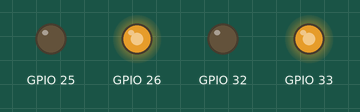
Simulated run of this sketch. Board: ESP32. Shown: output pins drawn as LEDs (lit = HIGH).

Above: at 0.05 s.
At 7.45 s:
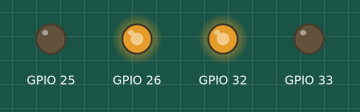
At 14.95 s:
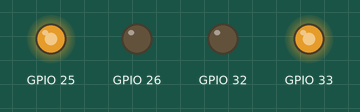
Timing chart, 0 to 19.5 s (numbered marks = the images above):
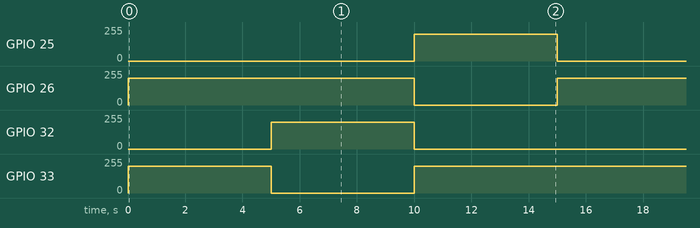

Measured:
- by itself, GPIO 25, GPIO 32: alternates 199/255 for 5.0 s and 0/255 for 10.0 s
- by itself, GPIO 26: alternates 199/255 for 10.0 s and 0/255 for 5.0 s
- by itself, GPIO 33: repeats every 15.0 s: 0/255 5.0 s, 199/255 10.0 s

The sketch:

motor.ino
```cpp
void setup() {
  Serial.begin(115200);
  ledcSetup(0, 490, 8);
  ledcSetup(1, 490, 8);
  ledcSetup(2, 490, 8);
  ledcSetup(3, 490, 8);

  ledcAttachPin(32, 0);
  ledcAttachPin(33, 1);
  ledcAttachPin(26, 2);
  ledcAttachPin(25, 3);

}

void loop() {

  forward();
  delay(5000);
  rotating();
  delay(5000);
  reverse_rotating();
  delay(5000);

}

//前進
void forward(){
  ledcWrite(0, 0); //channel, duty
  ledcWrite(1, 200);
  ledcWrite(2, 200);
  ledcWrite(3, 0);
}

//回転
void rotating(){
  ledcWrite(0, 200);
  ledcWrite(1, 0);
  ledcWrite(2, 200);
  ledcWrite(3, 0);
}
//反回転
void reverse_rotating(){
  ledcWrite(0, 0);
  ledcWrite(1, 200);
  ledcWrite(2, 0);
  ledcWrite(3, 200);
}
```
